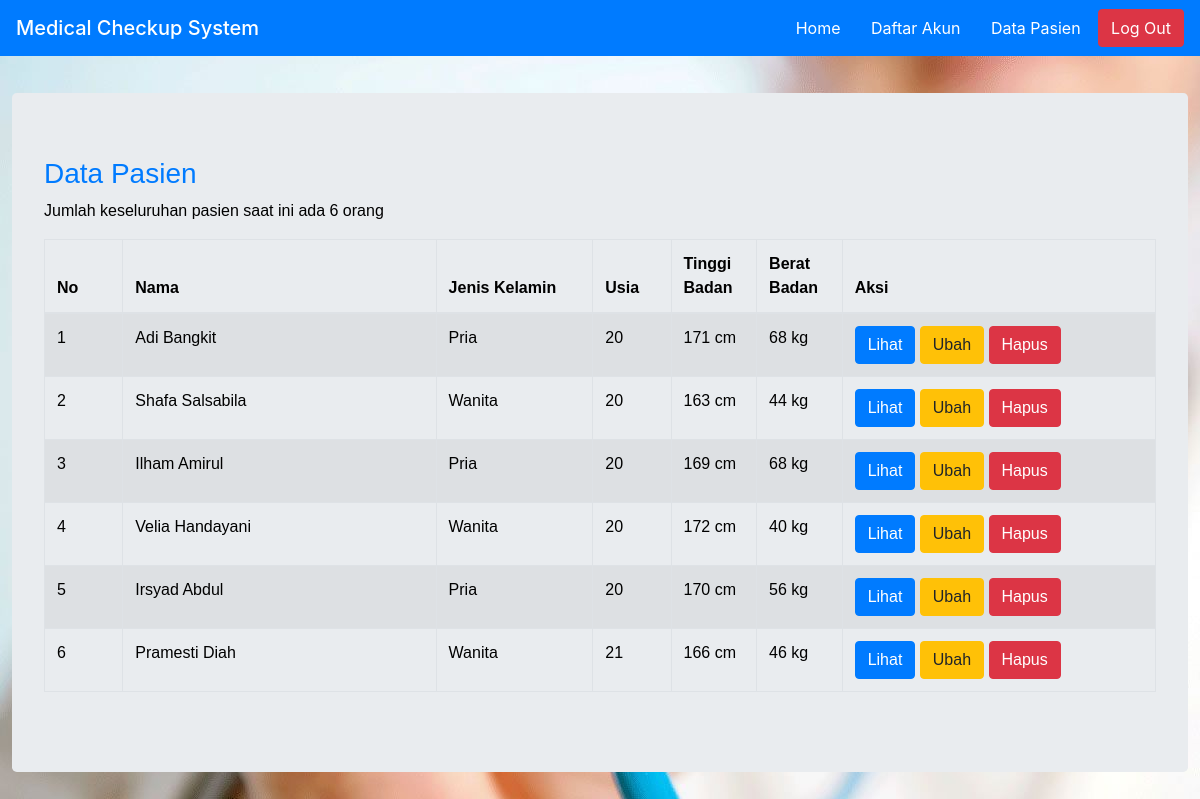
The page /content/media.php?page=patient_data (signed in) on the database its author committed.
### tables this page shows
CREATE TABLE `patient_tb` (
  `patient_id` int(100) NOT NULL,
  `name` varchar(100) NOT NULL,
  `gender` varchar(100) NOT NULL,
  `age` int(3) NOT NULL,
  `height` int(3) NOT NULL,
  `weight` int(3) NOT NULL
);

### content/module/patient_data.php (the view, shortened to what this page needs)
<?php
	if(empty($_SESSION['username']) AND empty($_SESSION['password'])) {
		echo "<center> <p>You need to be logged in to access this page.</p> <p><a href=\"../index.php\">Please log in.</a></p> </center>";
	} else {
		$action = "module/patient_data_action.php";
		$act = isset($_GET['act']) ? $_GET['act'] : '';
		switch($act) {
			default:
?>
				<h3 class="page-header text-primary">Data Pasien</h3>
				<?php
					$query = mysqli_query($connection,"SELECT * FROM patient_tb");
					$total = mysqli_num_rows($query);
					$no = 1;
					echo "<p>Jumlah keseluruhan pasien saat ini ada $total orang</p>";
				?>
				<div class="table-responsive">
					<table class="table table-striped table-bordered table-hover" border="1">
						<thead>
							<tr>
								<th width="6%">No</th>
								<th width="24%">Nama</th>
								<th width="12%">Jenis Kelamin</th>
								<th width="6%">Usia</th>
								<th width="6%">Tinggi Badan</th>
								<th width="6%">Berat Badan</th>
								<th width="24%">Aksi</th>
							</tr>
						</thead>
						<tbody>
						<?php
							while($fetch = mysqli_fetch_array($query)) {
						?>
							<tr>
							<?php
								echo "<td>$no</td>";
								echo "<td>$fetch[name]</td>";
								echo "<td>$fetch[gender]</td>";
								echo "<td>$fetch[age]</td>";
								echo "<td>$fetch[height] cm</td>";
								echo "<td>$fetch[weight] kg</td>";
							?>
								<td>
									<a href="?page=patient_data&act=view&id=<?php echo $fetch['patient_id'];?>"><button type="button" class="btn btn-xs btn-primary">Lihat</button></a>
									<a href="?page=patient_data&act=edit&id=<?php echo $fetch['patient_id'];?>"><button type="button" class="btn btn-xs btn-warning">Ubah</button></a>
									<a href="<?php echo $action;?>?page=patient_data&act=delete&id=<?php echo $fetch['patient_id'];?>"><button type="button" class="btn btn-xs btn-danger">Hapus</button></a>
								</td>
							</tr>
							<?php
								$no++;
							?>
						<?php
							}
						?>
						</tbody>
					</table>
				</div>
			<?php
				break;
			?>
	<?php
		}
	}
	?>

### content/media.php (shortened to what this page needs)
<!DOCTYPE html>
<html lang="en">
  <head>
    <link rel="stylesheet" href="https://stackpath.bootstrapcdn.com/bootstrap/4.1.3/css/bootstrap.min.css">
    <link rel="stylesheet" type="text/css" href="../style/style.css"/>
  </head>
  <body background="../image/background.jpg" width="1920px" height="1080px">
    <div id="container">
      <nav class="navbar navbar-light bg-primary">
      <?php
        if(empty($_SESSION['username']) AND empty($_SESSION['password'])) {
      ?>
		  <span class="navbar-brand mb-0 h1"><a href="../index.php" style="color:#fff; text-decoration:none;">Medical Checkup System</a></span>
      <?php
        } else if($_SESSION['username'] == "admin") {
      ?>
      <span class="navbar-brand mb-0 h1"><a href="media.php" style="color:#fff; text-decoration:none;">Medical Checkup System</a></span>
        <div>
          <a href="?page=dashboard" class="btn btn-primary">Home</a>
          <a href="?page=account_list" class="btn btn-primary">Daftar Akun</a>
          <a href="?page=patient_data" class="btn btn-primary">Data Pasien</a>
          <a href="module/logout.php" class="btn btn-danger">Log Out</a>
        </div>
      <?php
        }
      ?>
      </nav>
      <div id="content">
        <div class="jumbotron">
        <?php
          include "content.php";
        ?>
        </div>
      </div>
    </div>
  </body>
</html>

### content/content.php (shortened to what this page needs)
<?php
	include "../configuration/connection.php";
	if(isset($_GET["page"])) {
		$case = $_GET["page"];
	} else {
		$case = "dashboard";
	}
	switch ($case) {
		case "patient_data":
			include 'module/patient_data.php';
			break;
	}
?>

### style/style.css (style rules this page uses)
#container { margin: 0 auto; }
#container span { color: white; }
#content { border: #000000; padding: 12px; margin-top: 25px; color: #000000; font-family: arial; width: 100%; }
#content p { color: #000000; }
.jumbotron { color: white; width: 100%; }
.jumbotron table { color: #000000; width: 100%; }

### rows shown on the page
patient_tb: name "Adi Bangkit", gender "Pria", age "20", height "171", weight "68"
patient_tb: name "Shafa Salsabila", gender "Wanita", age "20", height "163", weight "44"
patient_tb: name "Ilham Amirul", gender "Pria", age "20", height "169", weight "68"
patient_tb: name "Velia Handayani", gender "Wanita", age "20", height "172", weight "40"
patient_tb: name "Irsyad Abdul", gender "Pria", age "20", height "170", weight "56"
patient_tb: name "Pramesti Diah", gender "Wanita", age "21", height "166", weight "46"

### other values the page prints
$total "6"
